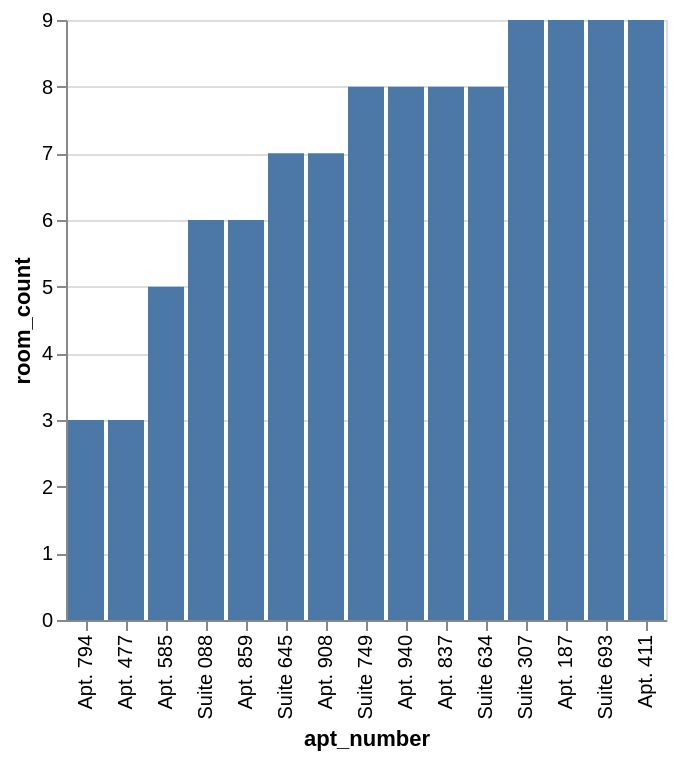

Here is the Vega-Lite specification saved for this chart:
### Vega-Lite specification from a JSON file in a GitHub repository (floating-point values rounded to 4 significant figures)
{"data": {"values": [{"x_data": "Suite 645", "y_data": 7}, {"x_data": "Apt. 585", "y_data": 5}, {"x_data": "Apt. 908", "y_data": 7}, {"x_data": "Suite 749", "y_data": 8}, {"x_data": "Suite 307", "y_data": 9}, {"x_data": "Apt. 187", "y_data": 9}, {"x_data": "Suite 088", "y_data": 6}, {"x_data": "Suite 693", "y_data": 9}, {"x_data": "Apt. 940", "y_data": 8}, {"x_data": "Apt. 859", "y_data": 6}, {"x_data": "Apt. 794", "y_data": 3}, {"x_data": "Apt. 477", "y_data": 3}, {"x_data": "Apt. 411", "y_data": 9}, {"x_data": "Apt. 837", "y_data": 8}, {"x_data": "Suite 634", "y_data": 8}]}, "mark": "bar", "encoding": {"x": {"field": "x_data", "type": "nominal", "title": "apt_number", "sort": {"op": "sum", "field": "y_data", "order": "ascending"}}, "y": {"field": "y_data", "type": "quantitative", "title": "room_count"}}}
